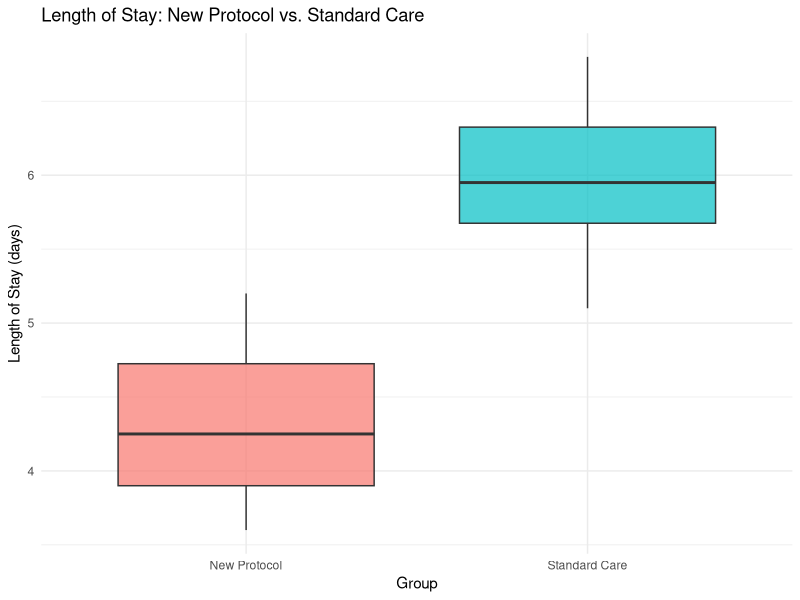
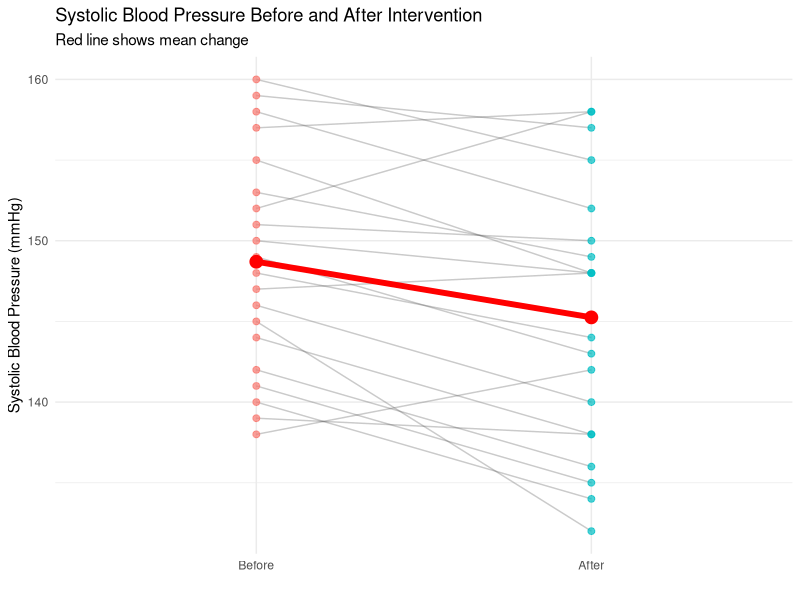

Generate these figures, in order, with R:
## ---- chunk 1
#| label: setup
#| include: false
knitr::opts_chunk$set(echo = TRUE, warning = FALSE, message = FALSE)
library(ggplot2)
library(dplyr)
library(parameters)

# Set Seed number for reproducibility
set.seed(2026)
## ---- chunk 2
#| label: task-1-1-data

# Patient satisfaction scores (out of 10)
satisfaction_scores <- c(8, 9, 8, 10, 7, 8, 10, 7, 8, 9,
                         10, 8, 9, 9, 6, 10, 9, 8, 8, 10)

# Calculate descriptive statistics
cat("Sample size:", length(satisfaction_scores), "\n")
cat("Sample mean:", mean(satisfaction_scores), "\n")
cat("Sample SD:", sd(satisfaction_scores), "\n")
## ---- chunk 3
#| label: task-2-1-data

# New discharge protocol group (length of stay in days)
new_protocol <- c(4.2, 3.8, 5.1, 4.5, 3.9, 4.8, 4.1, 5.0, 3.7, 4.3,
                  4.6, 3.8, 4.4, 4.9, 4.0, 3.6, 4.7, 4.2, 5.2, 3.9)

# Standard care group (length of stay in days)
standard_care <- c(5.8, 6.2, 5.5, 6.8, 5.1, 6.5, 5.9, 6.3, 5.4, 6.1,
                   5.7, 6.4, 5.3, 6.6, 5.8, 6.0, 5.6, 6.2, 5.9, 6.7)

# Calculate descriptive statistics for both groups
cat("New Protocol Group:\n")
cat("  Sample size:", length(new_protocol), "\n")
cat("  Mean:", mean(new_protocol), "days\n")
cat("  SD:", sd(new_protocol), "\n\n")

cat("Standard Care Group:\n")
cat("  Sample size:", length(standard_care), "\n")
cat("  Mean:", mean(standard_care), "days\n")
cat("  SD:", sd(standard_care), "\n\n")

cat("Difference in means:", mean(new_protocol) - mean(standard_care), "days\n")
## ---- chunk 4
#| label: task-3-1-data

# Systolic blood pressure before intervention (mmHg)
bp_before <- c(145, 152, 138, 160, 142, 155, 148, 158, 140, 150,
               146, 153, 139, 157, 144, 151, 147, 159, 141, 149)

# Systolic blood pressure after intervention (mmHg)
bp_after <- c(132, 158, 142, 155, 136, 148, 144, 152, 134, 148,
              140, 149, 138, 158, 138, 150, 148, 157, 135, 143)

# Calculate descriptive statistics
cat("Before Intervention:\n")
cat("  Sample size:", length(bp_before), "\n")
cat("  Mean:", mean(bp_before), "mmHg\n")
cat("  SD:", sd(bp_before), "\n\n")

cat("After Intervention:\n")
cat("  Sample size:", length(bp_after), "\n")
cat("  Mean:", mean(bp_after), "mmHg\n")
cat("  SD:", sd(bp_after), "\n\n")

# Calculate differences (before - after)
differences <- bp_before - bp_after
cat("Differences (Before - After):\n")
cat("  Mean:", mean(differences), "mmHg\n")
cat("  SD:", sd(differences), "\n")
## ---- chunk 5
#| label: solution-1-2
#| code-fold: true

# One-sample t-test comparing to national average of 8.0
result_satisfaction <- t.test(satisfaction_scores, mu = 8.0)
parameters(result_satisfaction)
## ---- chunk 6
#| label: solution-2-2
#| code-fold: true
#| fig-width: 6
#| fig-height: 4

# Create a data frame combining both groups
los_data <- data.frame(
  length_of_stay = c(new_protocol, standard_care),
  group = factor(rep(c("New Protocol", "Standard Care"), each = 20))
)

# Create box plot
ggplot(los_data, aes(x = group, y = length_of_stay, fill = group)) +
  geom_boxplot(alpha = 0.7) +
  labs(title = "Length of Stay: New Protocol vs. Standard Care",
       x = "Group",
       y = "Length of Stay (days)") +
  theme_minimal() +
  theme(legend.position = "none")
## ---- chunk 7
#| label: solution-2-3
#| code-fold: true

# Independent-samples t-test
result_los <- t.test(new_protocol, standard_care, var.equal = TRUE)
parameters(result_los)
## ---- chunk 8
#| label: solution-3-2
#| code-fold: true
#| fig-width: 6
#| fig-height: 4

# Create data frame for visualization
bp_data <- data.frame(
  patient = rep(1:20, 2),
  time = factor(rep(c("Before", "After"), each = 20),
                levels = c("Before", "After")),
  bp = c(bp_before, bp_after)
)

# Create spaghetti plot showing individual changes
ggplot(bp_data, aes(x = time, y = bp, group = patient)) +
  geom_line(alpha = 0.3, color = "gray30") +
  geom_point(aes(color = time), size = 2, alpha = 0.7) +
  stat_summary(aes(group = 1), fun = mean, geom = "line",
               linewidth = 2, color = "red") +
  stat_summary(aes(group = 1), fun = mean, geom = "point",
               size = 4, color = "red") +
  labs(title = "Systolic Blood Pressure Before and After Intervention",
       subtitle = "Red line shows mean change",
       x = "",
       y = "Systolic Blood Pressure (mmHg)") +
  theme_minimal() +
  theme(legend.position = "none")
## ---- chunk 9
#| label: solution-3-3
#| code-fold: true

# Paired-samples t-test
result_bp <- t.test(bp_before, bp_after, paired = TRUE)
parameters(result_bp)
